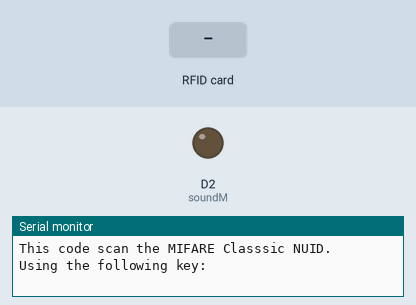
Simulated run of this sketch. Board: ESP8266 (Wemos D1 mini). Shown: output pins drawn as LEDs (lit = HIGH), the last lines printed to the serial monitor. Inputs (shaded band) come from the test bench.

Above: at 1.2 s.
1.3 s: RFID card 5E 7A 19 C4 held to the reader
At 1.7 s:
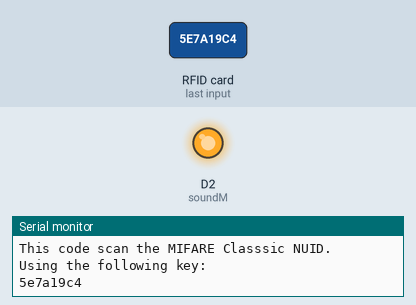
Timing chart, 0 to 4.3 s (numbered marks = the images above; inputs shaded):
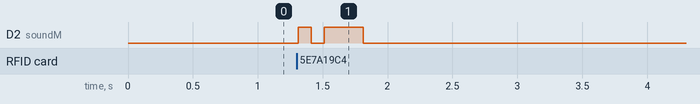

The sketch:

rfidReadNUID.ino
```cpp
#include <SPI.h>

// rst=D3/ ss(sda)=D8/ sck=D5/ mosi=D7/ miso=D6
// WeMos D1(Retired)
// 변수 및 함수 지정 후 setup(), loop()문

#include <SPI.h>
#include <MFRC522.h>

#define SS_PIN D8
#define RST_PIN D3
int soundM = D2;

MFRC522 rfid(SS_PIN, RST_PIN); // Instance of the class

MFRC522::MIFARE_Key key;

// Init array that will store new NUID
byte nuidPICC[4];

void setup() {
  pinMode(soundM, OUTPUT);
  Serial.begin(9600);
  SPI.begin(); // Init SPI bus
  rfid.PCD_Init(); // Init MFRC522

  for (byte i = 0; i < 6; i++) {
    key.keyByte[i] = 0xFF;
  }

  Serial.println(F("This code scan the MIFARE Classsic NUID."));
  Serial.print(F("Using the following key:"));
  Serial.println();
}

void loop() {

  // Look for new cards
  if ( ! rfid.PICC_IsNewCardPresent())
    return;

  // Verify if the NUID has been readed
  if ( ! rfid.PICC_ReadCardSerial())
    return;

  // Serial.print(F("PICC type: "));
  MFRC522::PICC_Type piccType = rfid.PICC_GetType(rfid.uid.sak);
  // Serial.println(rfid.PICC_GetTypeName(piccType));

  // Check is the PICC of Classic MIFARE type
  if (piccType != MFRC522::PICC_TYPE_MIFARE_MINI &&
    piccType != MFRC522::PICC_TYPE_MIFARE_1K &&
    piccType != MFRC522::PICC_TYPE_MIFARE_4K) {
    Serial.println(F("Your tag is not of type MIFARE Classic."));
    return;
  }

  // if (rfid.uid.uidByte[0] != nuidPICC[0] ||
  //   rfid.uid.uidByte[1] != nuidPICC[1] ||
  //   rfid.uid.uidByte[2] != nuidPICC[2] ||
  //   rfid.uid.uidByte[3] != nuidPICC[3] ) {
  //   Serial.println(F("A new card has been detected."));

    // Store NUID into nuidPICC array
    for (byte i = 0; i < 4; i++) {
      nuidPICC[i] = rfid.uid.uidByte[i];
    }

    // Serial.print(F("The NUID tag is : "));
    String cardNumber = "";
    for (byte i = 0; i < rfid.uid.size; i++) {
      cardNumber += String(rfid.uid.uidByte[i] < 0x10 ? "0" : "");
      cardNumber += String(rfid.uid.uidByte[i], HEX);
    }

        // 카드 정보 출력
    printCardInfo(cardNumber);
    digitalWrite(soundM, HIGH);  // 디지털 출력으로 변경
    delay(100);
    digitalWrite(soundM, LOW);  // 디지털 출력으로 변경
    delay(100);
    digitalWrite(soundM, HIGH);  // 디지털 출력으로 변경
    delay(300);
    digitalWrite(soundM, LOW);  // 디지털 출력으로 변경

  // }
  // else Serial.println(F("Card read previously."));

  // Halt PICC
  rfid.PICC_HaltA();

  // Stop encryption on PCD
  rfid.PCD_StopCrypto1();
}

void printCardInfo(String cardNumber) {
  Serial.println(cardNumber);
}
```

Measured:
- after the input at 1.3 s, D2 (soundM): LOW → HIGH at once, → LOW 0.10 s later, → HIGH 0.10 s later, → LOW 0.30 s later
